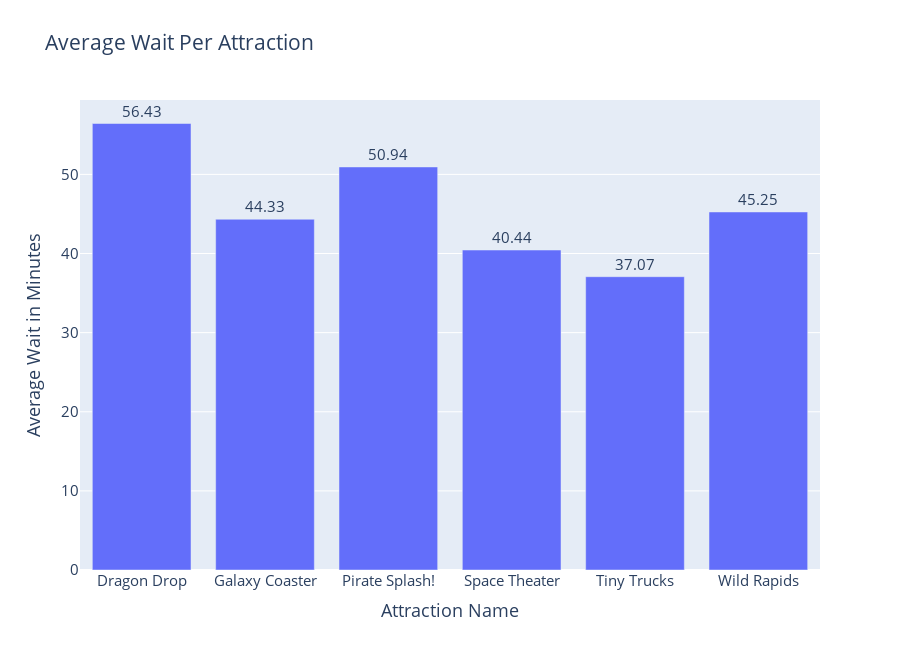

Notebook code for this chart:
### Code cell
waitbar =px.bar(attractiondf,'attraction_name','average_wait', text='average_wait', title='Average Wait Per Attraction', height=650)
waitbar.update_layout(xaxis_title='Attraction Name', yaxis_title='Average Wait in Minutes', font=dict(size=15))
waitbar.update_traces(textposition='outside')

### Figure 1 — Plotly figure (JSON) as saved in the notebook; plotly's stock layout.template omitted (floating-point values rounded to 4 significant figures)
{"data": [{"hovertemplate": "attraction_name=%{x}<br>average_wait=%{text}<extra></extra>", "legendgroup": "", "marker": {"color": "#636efa", "pattern": {"shape": ""}}, "name": "", "orientation": "v", "showlegend": false, "text": [56.43, 44.33, 50.94, 40.44, 37.07, 45.25], "textposition": "outside", "type": "bar", "x": ["Dragon Drop", "Galaxy Coaster", "Pirate Splash!", "Space Theater", "Tiny Trucks", "Wild Rapids"], "xaxis": "x", "y": [56.43, 44.33, 50.94, 40.44, 37.07, 45.25], "yaxis": "y"}], "layout": {"barmode": "relative", "font": {"size": 15}, "height": 650, "legend": {"tracegroupgap": 0}, "title": {"text": "Average Wait Per Attraction"}, "xaxis": {"anchor": "y", "domain": [0, 1], "title": {"text": "Attraction Name"}}, "yaxis": {"anchor": "x", "domain": [0, 1], "title": {"text": "Average Wait in Minutes"}}}}
